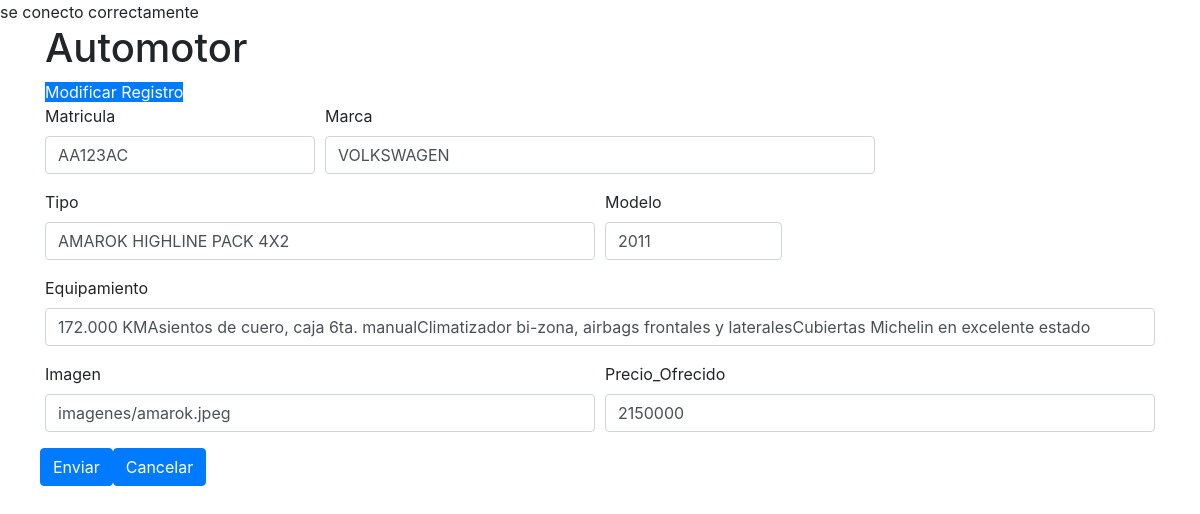
/borradores/modificar.php?id=96, run on the app's committed database.
### tables this page shows
CREATE TABLE `automotor` (
  `id_automotor` int(5) NOT NULL,
  `matricula` varchar(15) NOT NULL,
  `marca` varchar(25) NOT NULL,
  `tipo` varchar(40) NOT NULL,
  `modelo` year(4) NOT NULL,
  `equipamiento` text NOT NULL,
  `imagen` varchar(100) NOT NULL,
  `precio_ofrecido` int(15) NOT NULL,
  `condicion` varchar(10) NOT NULL
);

### borradores/modificar.php (the view, shortened to what this page needs)
<?php
require 'conexion.php';
$id = $_GET['id'];
$sql = "SELECT * FROM automotor WHERE id_automotor= '$id'";
$resultado = mysqli_query($conectar, $sql);
$row = mysqli_fetch_array($resultado);
?>
<!doctype html>
<html lang="es">
  <head>
    <link rel="stylesheet" href="https://cdn.jsdelivr.net/npm/bootstrap@4.5.3/dist/css/bootstrap.min.css">
  </head>
  <body>
    <div class="container">
    <div class="row">
        <div class="col ">
            <h1>Automotor</h1>
        </div>
    </div>
    <div class="row">
        <div class="col ">
            <a class="btn-primary" href="nuevo.php">Modificar Registro</a>
        </div>
    </div>
    <form action="actualizar.php" method="POST">
  <div class="form-row">
  <div class="form-group col-3">
    <label for="inputName">Matricula</label>
    <input type="text" name="matricula" value="<?php echo $row['matricula'];?>" class="form-control" id="inputName" placeholder="matricula">
  </div>
  <div class="form-group col-6">
    <label for="inputMarca">Marca</label>
    <input type="text" name="marca" value="<?php echo $row['marca'];?>" class="form-control" id="inputMarca" placeholder="marca">
  </div>
  <div class="form-group col-md-6">
      <label for="inputTipo">Tipo</label>
      <input type="text" name="tipo" value="<?php echo $row['tipo'];?>" class="form-control" id="inputTipo" placeholder="tipo">
  </div>
  <div class="form-group col-md-2">
    <label for="inputModelo">Modelo</label>
    <input type="int" name="modelo" value="<?php echo $row['modelo'];?>" class="form-control" id="inputModelo" placeholder="modelo">
  </div>
  <div class="form-group col-md-12">
    <label for="inputEquip">Equipamiento</label>
    <input type="text" name="equipamiento"  value="<?php echo $row['equipamiento'];?>" class="form-control" id="inputEquip" placeholder="equipamiento">
  </div>
  <div class="form-group col-md-6">
    <label for="inputImagen">Imagen</label>
    <input type="text" name="imagen" value="<?php echo $row['imagen'];?>" class="form-control" id="inputImagen" placeholder="imagen">
  </div>
  <div class="form-group col-md-6">
    <label for="inputOfrecido">Precio_Ofrecido</label>
    <input type="text" name="precio_ofrecido" class="form-control" value="<?php echo $row['precio_ofrecido'];?>" id="inputOfrecido" placeholder="precio_ofrecido">
  </div>
  <button type="submit" class="btn btn-primary">Enviar</button>
  <button type="reset" class="btn btn-primary">Cancelar</button>
</form>
    </div>
  </body>
</html>

### data on the page
automotor: matricula "AA123AC", marca "VOLKSWAGEN", tipo "AMAROK HIGHLINE PACK 4X2", modelo "2011", equipamiento "172.000 KMAsientos de cuero, caja 6ta. manualClimatizador bi-zona, airbags frontales y lateralesCubiertas Michelin en excelente estado", imagen "imagenes/amarok.jpeg", precio_ofrecido "2150000"
